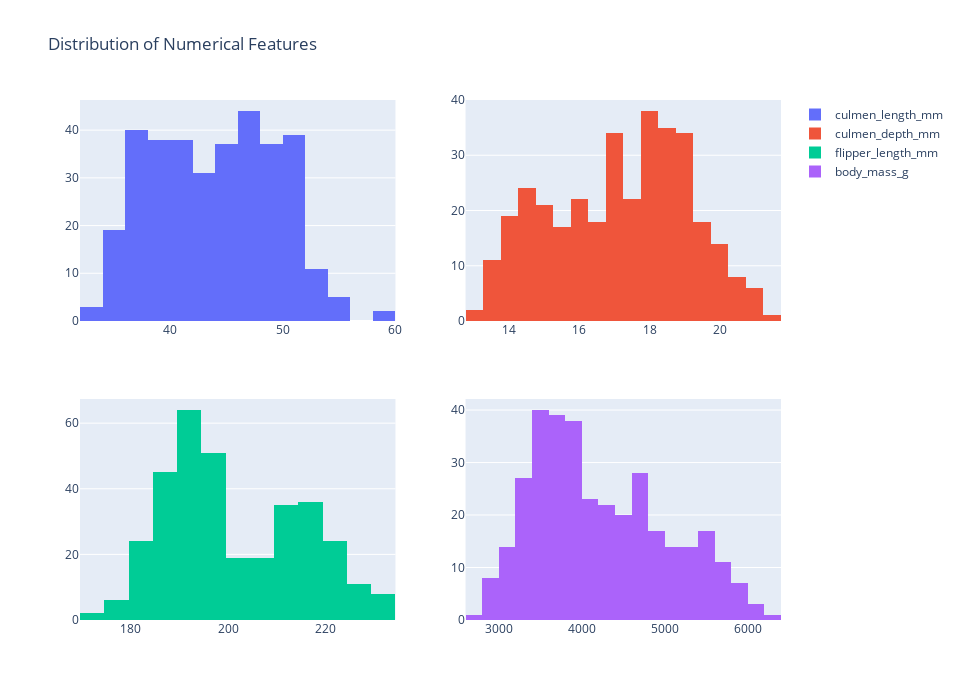

Notebook code for this chart:
### Markdown cell above
Let's visualize the distribution of numerical columns.

### Code cell
fig = make_subplots(rows=2, cols=2)

fig.add_trace(go.Histogram(x=penguins['culmen_length_mm'], name='culmen_length_mm', nbinsx=20), row=1, col=1)
fig.add_trace(go.Histogram(x=penguins['culmen_depth_mm'], name='culmen_depth_mm', nbinsx=20), row=1, col=2)
fig.add_trace(go.Histogram(x=penguins['flipper_length_mm'], name='flipper_length_mm', nbinsx=20), row=2, col=1)
fig.add_trace(go.Histogram(x=penguins['body_mass_g'], name='body_mass_g', nbinsx=20), row=2, col=2)
fig.update_layout(height=700, width=960, title_text="Distribution of Numerical Features")

fig.show()

### Figure 1 — Plotly figure (JSON) as saved in the notebook; plotly's stock layout.template omitted (floating-point values rounded to 4 significant figures; data arrays with more than 128 entries replaced by an {"elided": "..."} marker saying what was removed)
{"data": [{"name": "culmen_length_mm", "nbinsx": 20, "type": "histogram", "x": {"elided": "344 float values"}, "xaxis": "x", "yaxis": "y"}, {"name": "culmen_depth_mm", "nbinsx": 20, "type": "histogram", "x": {"elided": "344 float values"}, "xaxis": "x2", "yaxis": "y2"}, {"name": "flipper_length_mm", "nbinsx": 20, "type": "histogram", "x": {"elided": "344 int values"}, "xaxis": "x3", "yaxis": "y3"}, {"name": "body_mass_g", "nbinsx": 20, "type": "histogram", "x": {"elided": "344 int values"}, "xaxis": "x4", "yaxis": "y4"}], "layout": {"height": 700, "title": {"text": "Distribution of Numerical Features"}, "width": 960, "xaxis": {"anchor": "y", "domain": [0, 0.45]}, "xaxis2": {"anchor": "y2", "domain": [0.55, 1]}, "xaxis3": {"anchor": "y3", "domain": [0, 0.45]}, "xaxis4": {"anchor": "y4", "domain": [0.55, 1]}, "yaxis": {"anchor": "x", "domain": [0.575, 1]}, "yaxis2": {"anchor": "x2", "domain": [0.575, 1]}, "yaxis3": {"anchor": "x3", "domain": [0, 0.425]}, "yaxis4": {"anchor": "x4", "domain": [0, 0.425]}}}
